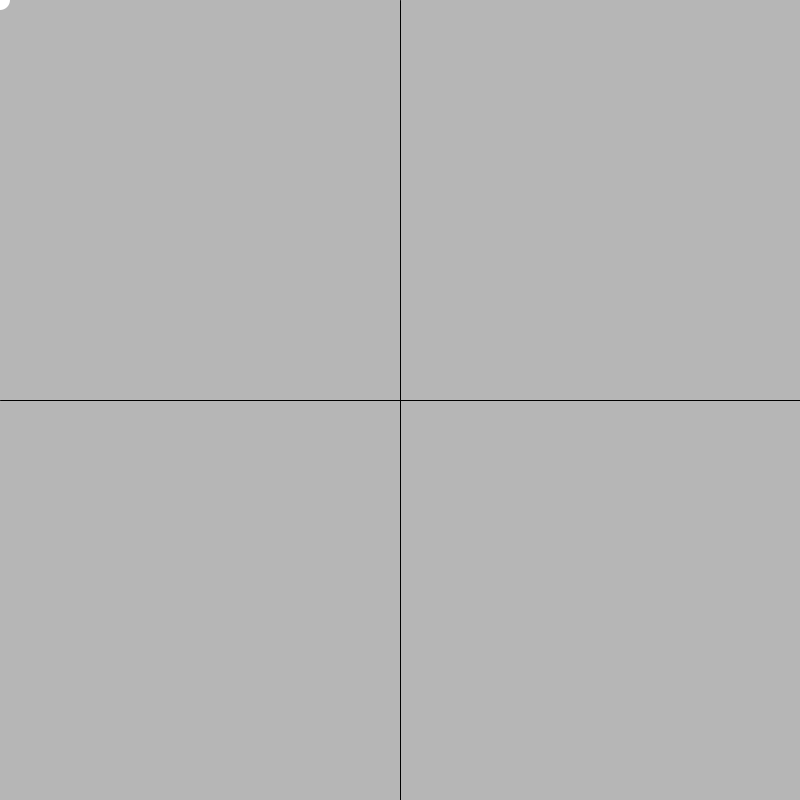
Frame 1 (no input)
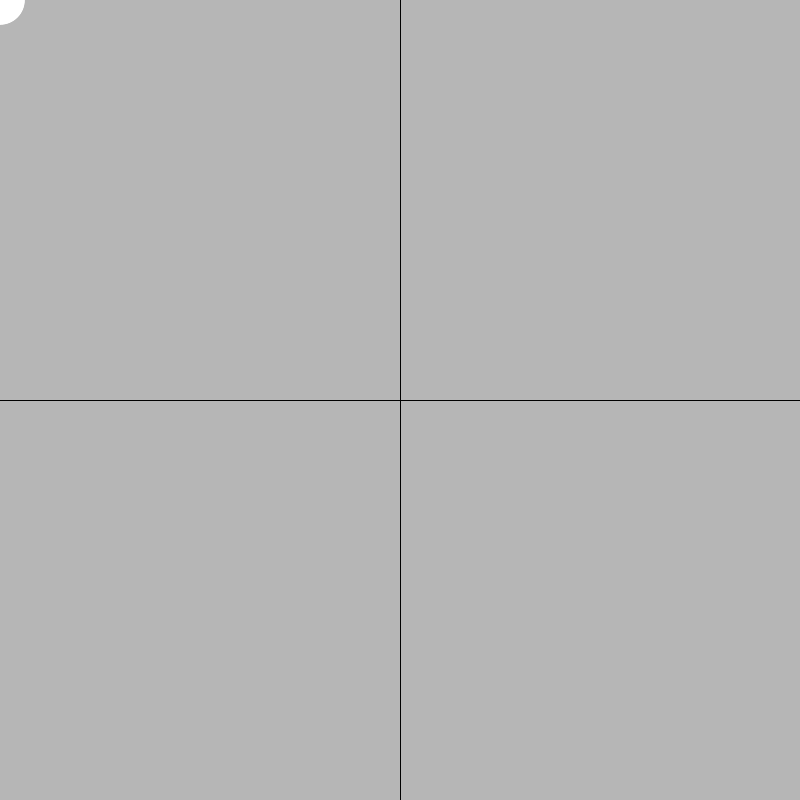
Frame 60 (the mouse pressed at the canvas centre just before this capture)
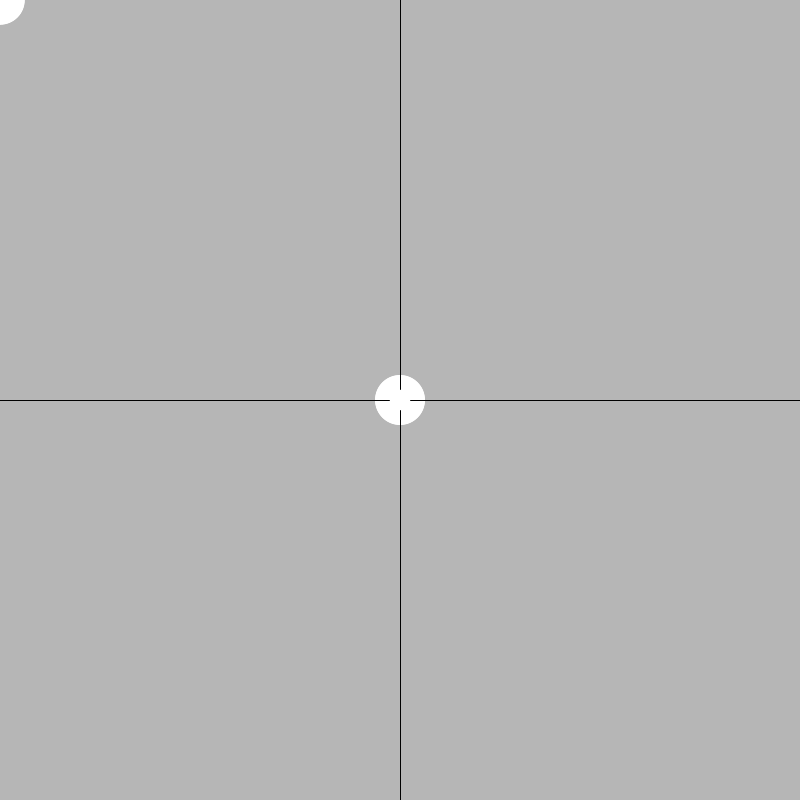
Frame 120 (the mouse held since frame 60 and released just before this capture)

The Processing sketch that drew these frames (run headless with seeded random() and noise(); from frame 60 on, the mouse is pressed at the canvas centre):

// Processing sketch: processing_37267
// ── processing_37267.pde

float x;
float y;
float xx;
float yy;

void setup ()
{
  size(800, 800);
  background(random(50, 255));
  smooth();

  x = 20;
  y = 20;
}

void draw()
{
  stroke(1);
  line(400, 0, 400, 800);
  line(0, 400, 800, 400);

  xx  = mouseX;
  yy  = mouseY;

  noStroke();
  ellipse(xx, yy, x, y);

  if (xx < 300)x = x+0.5;
  else x = x-0.5;

  if (yy < 300)y = y+0.5;
  else y = y-0.5;

  print(mouseX);
  print(",");
  println(mouseY);
}

void mouseClicked() 
{
  fill(random (255), random (255), random (255));
}
